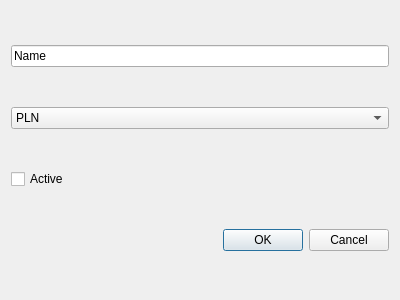
<?xml version="1.0" encoding="UTF-8"?>
<ui version="4.0">
 <class>Dialog</class>
 <widget class="QDialog" name="Dialog">
  <property name="geometry">
   <rect>
    <x>0</x>
    <y>0</y>
    <width>400</width>
    <height>300</height>
   </rect>
  </property>
  <property name="windowTitle">
   <string>Dialog</string>
  </property>
  <layout class="QVBoxLayout" name="verticalLayout">
   <item>
    <widget class="QLineEdit" name="name">
     <property name="text">
      <string>Name</string>
     </property>
    </widget>
   </item>
   <item>
    <widget class="QComboBox" name="currency">
     <item>
      <property name="text">
       <string>PLN</string>
      </property>
     </item>
     <item>
      <property name="text">
       <string>EUR</string>
      </property>
     </item>
     <item>
      <property name="text">
       <string>USD</string>
      </property>
     </item>
    </widget>
   </item>
   <item>
    <widget class="QCheckBox" name="active">
     <property name="text">
      <string>Active</string>
     </property>
    </widget>
   </item>
   <item>
    <widget class="QDialogButtonBox" name="ok_btn">
     <property name="orientation">
      <enum>Qt::Horizontal</enum>
     </property>
     <property name="standardButtons">
      <set>QDialogButtonBox::Cancel|QDialogButtonBox::Ok</set>
     </property>
    </widget>
   </item>
  </layout>
 </widget>
 <resources/>
 <connections>
  <connection>
   <sender>ok_btn</sender>
   <signal>accepted()</signal>
   <receiver>Dialog</receiver>
   <slot>accept()</slot>
   <hints>
    <hint type="sourcelabel">
     <x>248</x>
     <y>254</y>
    </hint>
    <hint type="destinationlabel">
     <x>157</x>
     <y>274</y>
    </hint>
   </hints>
  </connection>
  <connection>
   <sender>ok_btn</sender>
   <signal>rejected()</signal>
   <receiver>Dialog</receiver>
   <slot>reject()</slot>
   <hints>
    <hint type="sourcelabel">
     <x>316</x>
     <y>260</y>
    </hint>
    <hint type="destinationlabel">
     <x>286</x>
     <y>274</y>
    </hint>
   </hints>
  </connection>
 </connections>
</ui>
